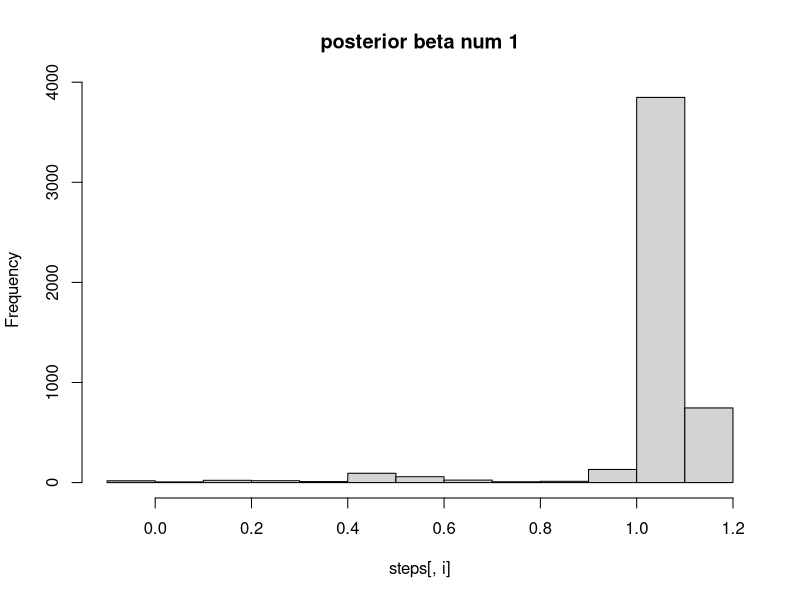
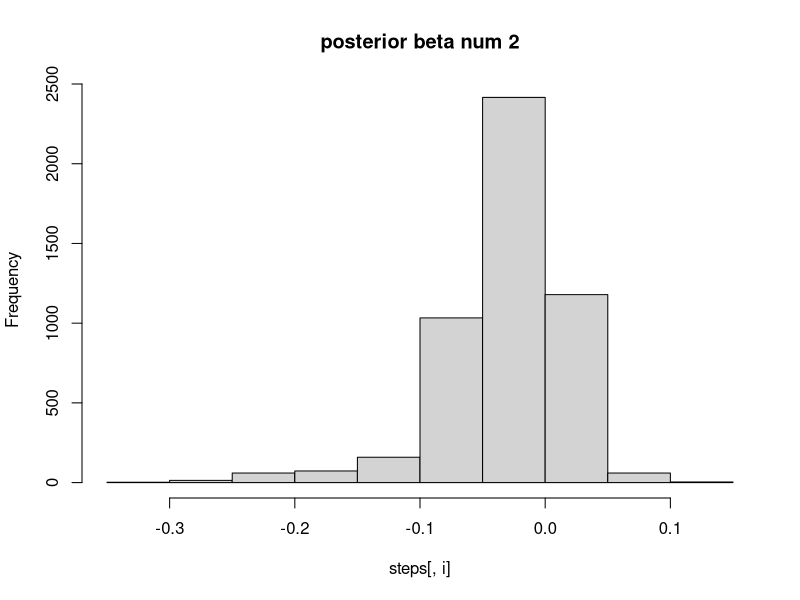
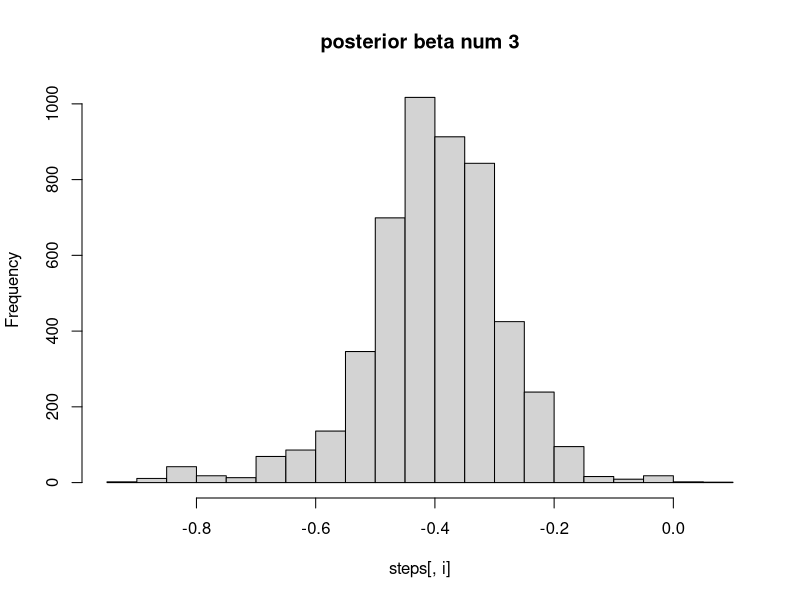
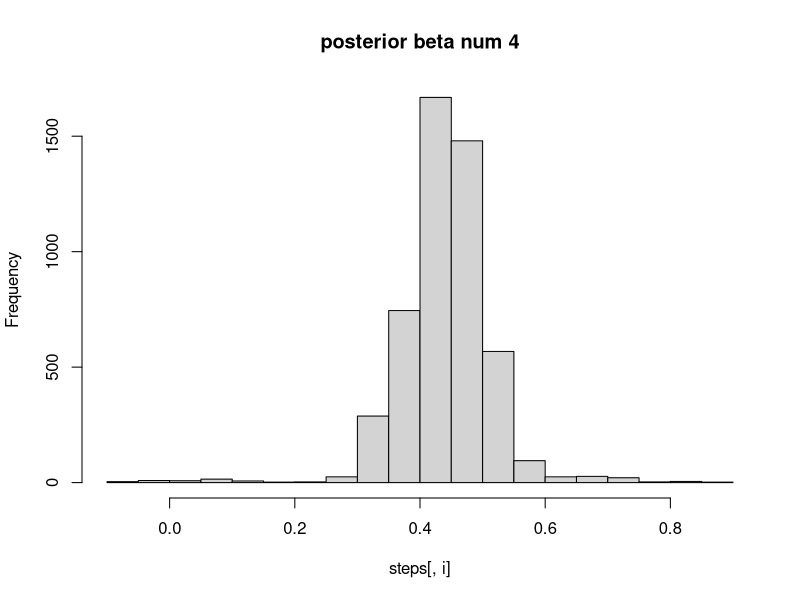
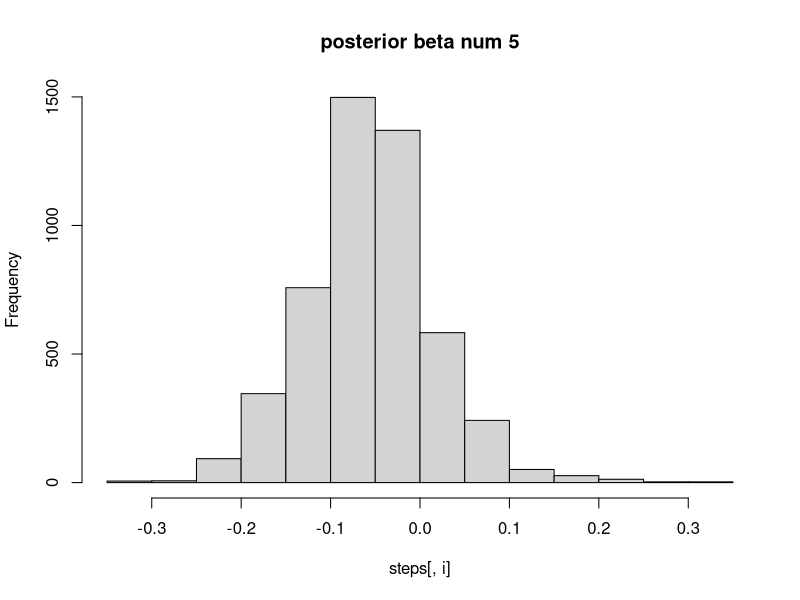
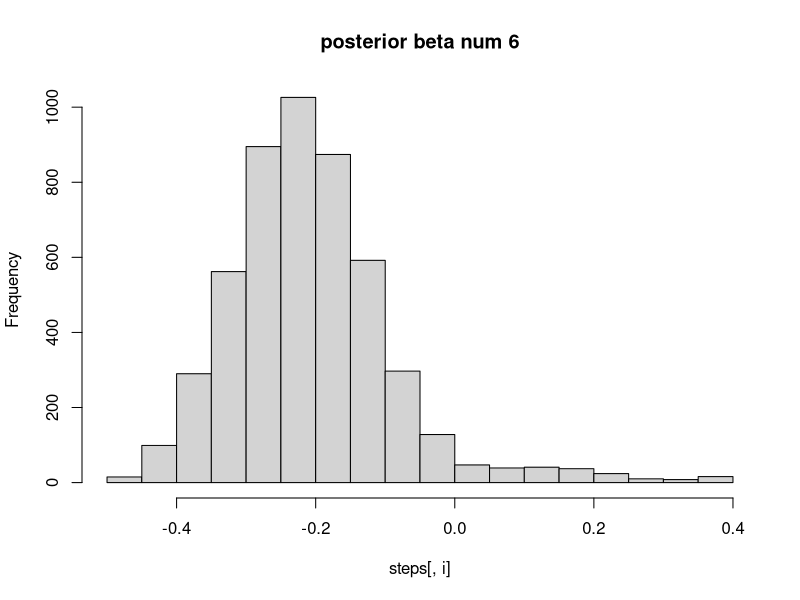
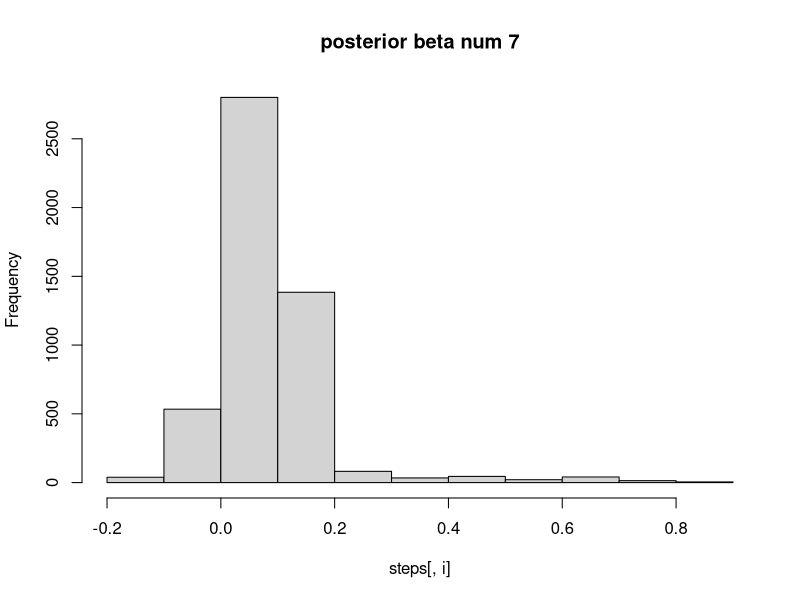
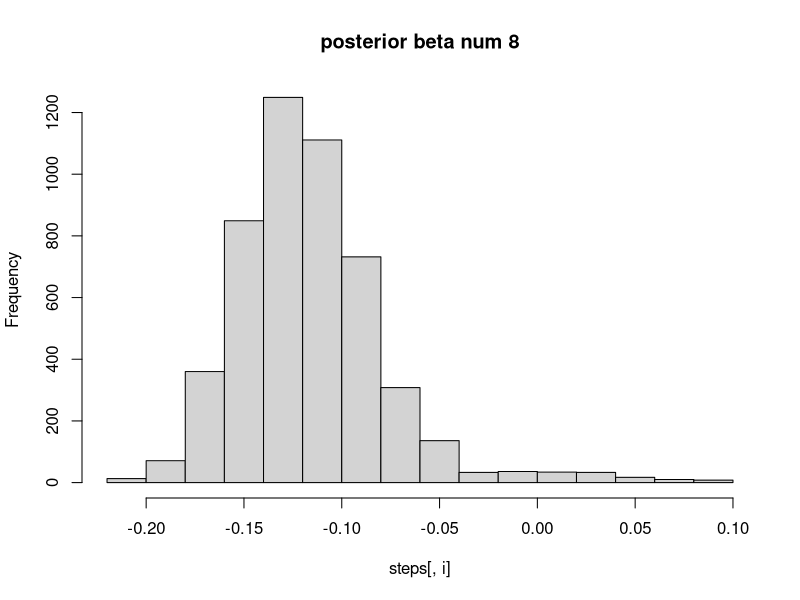

Reproduce these figures in R, in order.
setwd("~/Programming/TDDE07/Lab 3")
data <-read.table("eBayNumberOfBidderData.dat", header=TRUE)

# a)

library(glmnet)

model <- glm(nBids ~ . - Const,family=poisson, data=data)

#The covariates that affects the B more is MinBidShare, Sealed and VerifyID.


# b)
library(mvtnorm)
X <- as.matrix(data[,-1])
y <- as.vector(data$nBids)
XTX_inv <- solve(t(X)%*%X)
mu = rep(0,ncol(X))
initBeta <- as.vector(rmvnorm(1,mean=rep(0,nrow(XTX_inv)),sigma=(100 * XTX_inv)))


LogPostPoisson <- function(betaVect, y, X, mu, Sigma) {
	
	linPred <-  X %*% betaVect 
	lambda <- exp(linPred)

	logLik <- sum(-log(factorial(y))+y*linPred-lambda)
	
	if (abs(logLik) == Inf) 
		logLik = -20000
	# Likelihood is not finite, stear the optimizer away from here!
	
	# evaluating the prior
	logPrior <- dmvnorm(betaVect, mu, Sigma, log = TRUE)
	
	#print(logLik + logPrior)
	#print(betaVect)
	# add the log prior and log-likelihood together to get log posterior
	return(logLik + logPrior)
}


OptimResults <-
	optim(
		initBeta,
		LogPostPoisson,
		gr = NULL,
		y,
		X,
		mu,
		100 * XTX_inv,
		method = c("BFGS"),
		control = list(fnscale = -1),
		hessian = TRUE
	)


#Results 2 b)
inverse_hessian <- solve(-OptimResults$hessian)
B_tilde <- OptimResults$par


# c)


sigmaInput <- inverse_hessian
initalThetaInput <- c(rep(0,nrow(sigmaInput)))
c_Input <- 0.5
noIterationsInput <- 5000



rwmSampler <- function(logPostFunc,sigma, initalTheta,c,noIterations, ...) {
	
	outSteps <- matrix(nrow=noIterations, ncol = length(initalTheta))
	outSteps[1,] <- initalTheta
	
	for (i in c(2:noIterations)) {
		nextTheta <- as.vector(rmvnorm(1, outSteps[i-1,],c * sigma))
		r <- exp(logPostFunc(nextTheta,...) - logPostFunc(outSteps[i-1,],...))
		
		
		if(r > runif(1)){
			outSteps[i,] <- nextTheta
		}else{
			outSteps[i,] <- outSteps[i-1,]
		}
	}
	return(outSteps)
}



steps <- rwmSampler(LogPostPoisson,sigmaInput, initalThetaInput,c_Input,noIterationsInput,y, X, mu, 100 * XTX_inv)


for(i in c(1:9)) {
	hist(steps[,i], main=paste("posterior beta num",i))
	
}

for(i in c(1:9)) {
	plot(steps[,i], type="l", main=paste("Steps for posterior beta num",i))
	
}



#d)

b_tilde <- c()
features <- c(1,1,1,1,0,0,0,1,0.5)
for (i in c(1:9)) {
	b_tilde[i] <- median(steps[,i])
}
lambda_tilde <- exp(t(features)%*%b_tilde)

predicted_draws <- rpois(10000,lambda_tilde)

hist(predicted_draws, main="Predicitve distribution")

prob_for_zero_bidders <- sum(ifelse(predicted_draws==0,1,0))/(length(predicted_draws))


